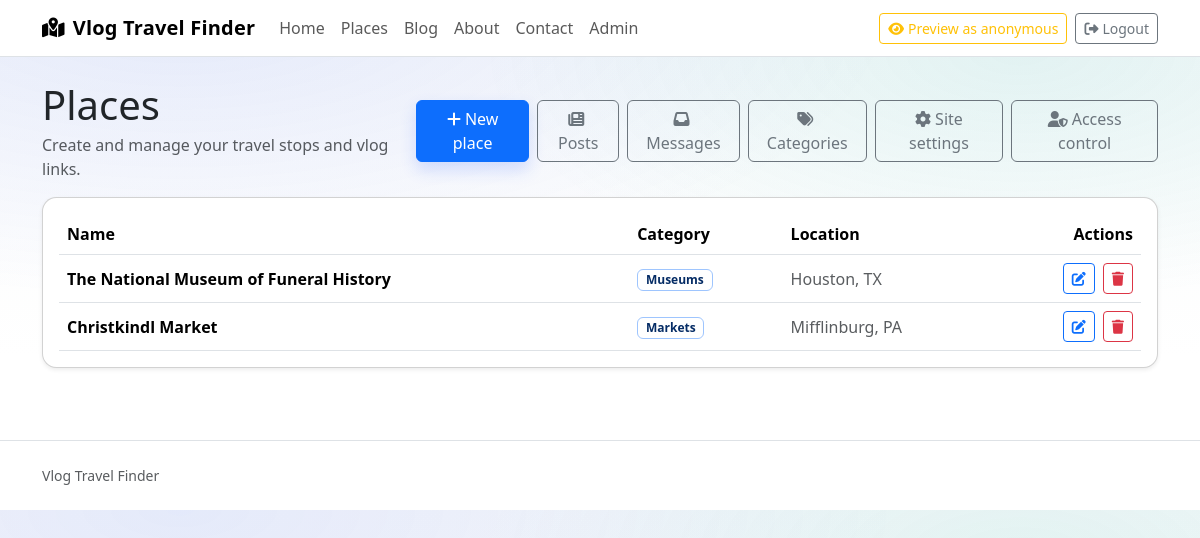
The app's page /admin/places (signed in) with its own data.
### vlog_site/models.py (models this page shows, shortened)
class Base(DeclarativeBase):
    pass

class SiteSetting(Base):
    __tablename__ = "site_setting"
    key: Mapped[str] = mapped_column(String, primary_key=True)
    value: Mapped[str | None] = mapped_column(String, nullable=True)

class Place(Base):
    __tablename__ = "place"
    id: Mapped[int] = mapped_column(primary_key=True)
    name: Mapped[str] = mapped_column(String, nullable=False)
    category_id: Mapped[int | None] = mapped_column(ForeignKey("category.id"), nullable=True)
    address: Mapped[str | None] = mapped_column(String, nullable=True)
    city: Mapped[str | None] = mapped_column(String, nullable=True)
    state: Mapped[str | None] = mapped_column(String, nullable=True)
    zipcode: Mapped[str | None] = mapped_column(String, nullable=True)
    latitude: Mapped[float | None] = mapped_column(nullable=True)
    longitude: Mapped[float | None] = mapped_column(nullable=True)
    venue_website_url: Mapped[str | None] = mapped_column(String, nullable=True)
    venue_youtube_url: Mapped[str | None] = mapped_column(String, nullable=True)
    venue_tiktok_url: Mapped[str | None] = mapped_column(String, nullable=True)
    venue_instagram_url: Mapped[str | None] = mapped_column(String, nullable=True)
    venue_facebook_url: Mapped[str | None] = mapped_column(String, nullable=True)
    vlog_youtube_url: Mapped[str | None] = mapped_column(String, nullable=True)
    vlog_tiktok_url: Mapped[str | None] = mapped_column(String, nullable=True)
    vlog_instagram_url: Mapped[str | None] = mapped_column(String, nullable=True)
    notes: Mapped[str | None] = mapped_column(Text, nullable=True)
    created_at: Mapped[str] = mapped_column(
        String,
        nullable=False,
        default=lambda: datetime.now(timezone.utc).isoformat(timespec="seconds"),
    )
    updated_at: Mapped[str] = mapped_column(
        String,
        nullable=False,
        default=lambda: datetime.now(timezone.utc).isoformat(timespec="seconds"),
    )
    category: Mapped[Category | None] = relationship("Category")

class Category(Base):
    __tablename__ = "category"
    id: Mapped[int] = mapped_column(primary_key=True)
    name: Mapped[str] = mapped_column(String, unique=True, nullable=False)

### vlog_site/blueprints/admin.py (the view)
@admin_bp.route("/places")
@admin_required
def admin_places() -> str:
    db = get_session(current_app)
    rows = (
        db.execute(
            select(Place)
            .order_by(text("updated_at DESC"), Place.id.desc())
            .limit(500)
        )
        .scalars()
        .all()
    )
    places = [
        {
            "id": p.id,
            "name": p.name,
            "city": p.city,
            "state": p.state,
            "category_name": p.category.name if getattr(p, "category", None) else None,
        }
        for p in rows
    ]
    return render_template("admin/places.html", places=places)

### vlog_site/blueprints/admin.py (called while the page is built)
def is_admin() -> bool:
    user_id = session.get("user_id")
    if user_id is None:
        return False
    db = get_session(current_app)
    user = db.execute(select(User).where(User.id == user_id)).scalars().first()
    return user is not None and user.role == "admin"

@admin_bp.before_request
def _admin_auth_gate():
    if is_admin():
        return None
    if request.endpoint in {"admin.admin_login", "admin.admin_index"}:
        return None
    flash("Please log in to access the admin area", "error")
    next_url = request.full_path if request.query_string else request.path
    return redirect(url_for("auth.login", next=next_url))

def admin_required(view):
    @functools.wraps(view)
    def wrapped(*args, **kwargs):
        if not is_admin():
            flash("Please log in to access the admin area", "error")
            next_url = request.full_path if request.query_string else request.path
            return redirect(url_for("auth.login", next=next_url))
        return view(*args, **kwargs)
    return wrapped

### vlog_site/context.py (called while the page is built)
def inject_globals():
    db = get_session(current_app)
    user_id = session.get("user_id")
    is_anonymous_preview = bool(session.get("anonymous_preview"))
    user = None
    if user_id is not None:
        user = db.execute(select(User).where(User.id == user_id)).scalars().first()
    return {
        "current_user": None if is_anonymous_preview else user,
        "is_authenticated": (user is not None and not is_anonymous_preview),
        "is_admin": (user is not None and user.role == "admin"),
        "is_anonymous_preview": is_anonymous_preview,
        "site_name": get_setting(db, "site_name") or "Vlog Travel Finder",
        "contact_email": get_setting(db, "contact_email"),
        "contact_phone": get_setting(db, "contact_phone"),
    }

### vlog_site/db.py (called while the page is built)
def _is_sqlite(database_url: str) -> bool:
    return database_url.startswith("sqlite:")

def _configure_sqlite(engine: Engine) -> None:
    @event.listens_for(engine, "connect")
    def _set_sqlite_pragma(dbapi_connection, _connection_record):
        try:
            cursor = dbapi_connection.cursor()
            cursor.execute("PRAGMA foreign_keys=ON")
            cursor.close()
        except Exception:
            pass

def get_session(app: Flask) -> Session:
    if "session" not in g:
        engine = get_engine(app)
        SessionLocal = sessionmaker(bind=engine, autoflush=False, autocommit=False, future=True)
        g.session = SessionLocal()
    return g.session

### templates/admin/places.html (shortened to what this page needs)
{% extends "base.html" %}
{% block content %}
  <div class="d-flex flex-column flex-md-row align-items-md-center justify-content-between gap-2 mb-3">
    <div>
      <h1 class="mb-1">Places</h1>
      <div class="text-muted">Create and manage your travel stops and vlog links.</div>
    </div>
    <div class="d-flex gap-2">
      <a class="btn btn-primary" href="{{ url_for('admin.admin_place_new') }}">
        <i class="fa-solid fa-plus me-1"></i>New place
      </a>
      <a class="btn btn-outline-secondary" href="{{ url_for('admin.admin_posts') }}">
        <i class="fa-solid fa-newspaper me-1"></i>Posts
      </a>
      <a class="btn btn-outline-secondary" href="{{ url_for('admin.admin_messages') }}">
        <i class="fa-solid fa-inbox me-1"></i>Messages
      </a>
      <a class="btn btn-outline-secondary" href="{{ url_for('admin.admin_categories') }}">
        <i class="fa-solid fa-tags me-1"></i>Categories
      </a>
      <a class="btn btn-outline-secondary" href="{{ url_for('admin.admin_settings') }}">
        <i class="fa-solid fa-gear me-1"></i>Site settings
      </a>
      <a class="btn btn-outline-secondary" href="{{ url_for('admin.admin_access_control') }}">
        <i class="fa-solid fa-user-shield me-1"></i>Access control
      </a>
    </div>
  </div>
  <div class="card shadow-sm">
    <div class="card-body">
      {% if places %}
        <div class="table-responsive">
          <table class="table align-middle mb-0">
            <thead>
              <tr>
                <th>Name</th>
                <th>Category</th>
                <th>Location</th>
                <th class="text-end">Actions</th>
              </tr>
            </thead>
            <tbody>
              {% for p in places %}
                <tr>
                  <td class="fw-semibold">{{ p['name'] }}</td>
                  <td>
                    {% if p['category_name'] %}
                      <span class="badge text-bg-primary-subtle border border-primary-subtle text-primary-emphasis">{{ p['category_name'] }}</span>
                    {% else %}
                      <span class="text-muted">Uncategorized</span>
                    {% endif %}
                  </td>
                  <td class="text-muted">
                    {% if p['city'] %}{{ p['city'] }}{% endif %}{% if p['city'] and p['state'] %}, {% endif %}{% if p['state'] %}{{ p['state'] }}{% endif %}
                  </td>
                  <td class="text-end">
                    <div class="d-inline-flex gap-2">
                      <a class="btn btn-sm btn-outline-primary" href="{{ url_for('admin.admin_place_edit', place_id=p['id']) }}">
                        <i class="fa-solid fa-pen-to-square"></i>
                      </a>
                      <form method="post" action="{{ url_for('admin.admin_place_delete', place_id=p['id']) }}" class="mb-0" onsubmit="return confirm('Delete this place?');">
                        <button type="submit" class="btn btn-sm btn-outline-danger">
                          <i class="fa-solid fa-trash"></i>
                        </button>
                      </form>
                    </div>
                  </td>
                </tr>
              {% endfor %}
            </tbody>
          </table>
        </div>
      {% else %}
        <p class="mb-3">No places yet.</p>
        <a class="btn btn-primary" href="{{ url_for('admin.admin_place_new') }}">
          <i class="fa-solid fa-plus me-1"></i>Create the first place
        </a>
      {% endif %}
    </div>
  </div>
{% endblock %}

### templates/base.html (shortened to what this page needs)
<!doctype html>
<html lang="en">
  <head>
    <link
      href="https://cdn.jsdelivr.net/npm/bootstrap@5.3.3/dist/css/bootstrap.min.css"
      rel="stylesheet"
    />
    <link
      rel="stylesheet"
      href="https://cdnjs.cloudflare.com/ajax/libs/font-awesome/6.5.2/css/all.min.css"
    />
    <link rel="stylesheet" href="https://unpkg.com/aos@2.3.4/dist/aos.css" />
    <link rel="stylesheet" href="{{ url_for('static', filename='style.css') }}" />
  </head>
  <body>
    <header class="border-bottom bg-body">
      <nav class="navbar navbar-expand-lg">
        <div class="container">
          <a class="navbar-brand fw-bold" href="{{ url_for('public.home') }}">
            <i class="fa-solid fa-map-location-dot me-2"></i>{{ site_name }}
          </a>
          <div class="collapse navbar-collapse" id="navbarMain">
            <ul class="navbar-nav me-auto mb-2 mb-lg-0">
              <li class="nav-item">
                <a class="nav-link" href="{{ url_for('public.home') }}">Home</a>
              </li>
              <li class="nav-item">
                <a class="nav-link" href="{{ url_for('public.places') }}">Places</a>
              </li>
              <li class="nav-item">
                <a class="nav-link" href="{{ url_for('public.blog_index') }}">Blog</a>
              </li>
              <li class="nav-item">
                <a class="nav-link" href="{{ url_for('public.about') }}">About</a>
              </li>
              <li class="nav-item">
                <a class="nav-link" href="{{ url_for('public.contact') }}">Contact</a>
              </li>
              {% if is_admin %}
                <li class="nav-item">
                  <a class="nav-link" href="{{ url_for('admin.admin_places') }}">Admin</a>
                </li>
              {% endif %}
            </ul>
            <div class="d-flex gap-2 align-items-center">
              {% if is_admin %}
                {% if is_anonymous_preview %}
                  <form method="post" action="{{ url_for('admin.admin_preview_stop') }}" class="mb-0">
                    <button type="submit" class="btn btn-warning btn-sm">
                      <i class="fa-solid fa-eye-slash me-1"></i>Exit anonymous preview
                    </button>
                  </form>
                {% else %}
                  <form method="post" action="{{ url_for('admin.admin_preview_anonymous') }}" class="mb-0">
                    <button type="submit" class="btn btn-outline-warning btn-sm">
                      <i class="fa-solid fa-eye me-1"></i>Preview as anonymous
                    </button>
                  </form>
                {% endif %}
              {% endif %}
              {% if is_authenticated %}
                <form method="post" action="{{ url_for('auth.logout') }}" class="mb-0">
                  <button type="submit" class="btn btn-outline-secondary btn-sm">
                    <i class="fa-solid fa-right-from-bracket me-1"></i>Logout
                  </button>
                </form>
              {% endif %}
            </div>
          </div>
        </div>
      </nav>
    </header>
    <main class="container py-4">
      {% block content %}{% endblock %}
    </main>
    <footer class="border-top py-4 mt-5 bg-body">
      <div class="container text-muted">
        <div class="d-flex flex-column flex-md-row align-items-md-center justify-content-between gap-2">
          <small>{{ site_name }}</small>
        </div>
      </div>
    </footer>
  </body>
</html>

### static/style.css (style rules this page uses)
:root { --brand-1: #2f5dff; --brand-2: #12b3a8; }
body { background: radial-gradient(1200px 500px at 15% 0%, rgba(47, 93, 255, 0.10), transparent 60%), radial-gradient(900px 420px at 85% 10%, rgba(18, 179, 168, 0.10), transparent 60%), linear-gradient(180deg, #f8f9fa 0%, #ffffff 70%); }
.navbar-brand { letter-spacing: 0.2px; }
.card { border-radius: 0.9rem; }
.btn-primary { box-shadow: 0 0.5rem 1rem rgba(47, 93, 255, 0.18); }
.card.shadow-sm { transition: transform 120ms ease, box-shadow 120ms ease; }

### records on screen
SiteSetting: value "Vlog Travel Finder"
Place: name "The National Museum of Funeral History", city "Houston", state "TX"
Category: category_name "Museums"
Place: name "Christkindl Market", city "Mifflinburg", state "PA"
Category: category_name "Markets"
